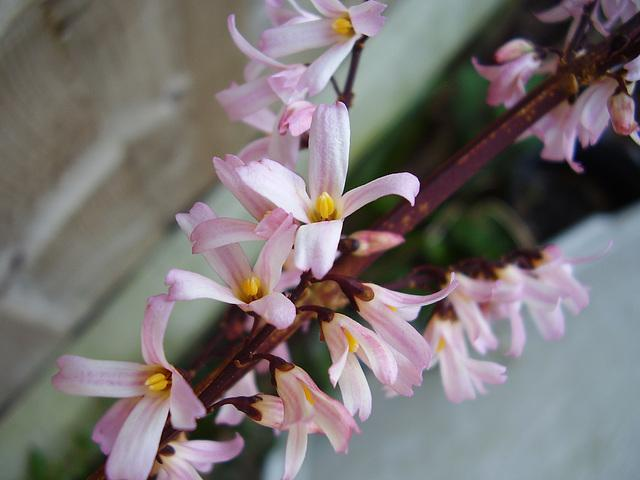
#> input picture python-code/opengl-learning/resources/images/f2.jpg, 640 x 480 px, found by its file name
$ jupyter execute '3.31-求和滤波.ipynb'   (shell and % lines are left out)
#> lines starting #> are read from the running program, lines starting #| are printed output that depends on the picture
# 求和滤波

[cell 1]
from skimage import data,color
import matplotlib.pyplot as plt
from skimage.morphology import disk
import skimage.io
import skimage.filters.rank as sfr
import numpy as np

[cell 2]
src = skimage.io.imread('../datas/f2.jpg')
#> src is the input picture: shape (480, 640, 3); mean R, G, B 120.8, 114.2, 114.3
gray =color.rgb2gray(src)
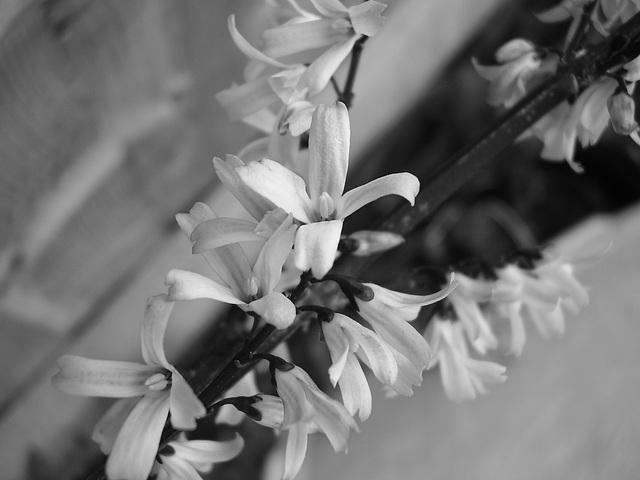
#> gray: shape (480, 640) float64; min 0.005, max 0.983, mean 0.453

[cell 3]
dst =sfr.sum(gray, disk(5))
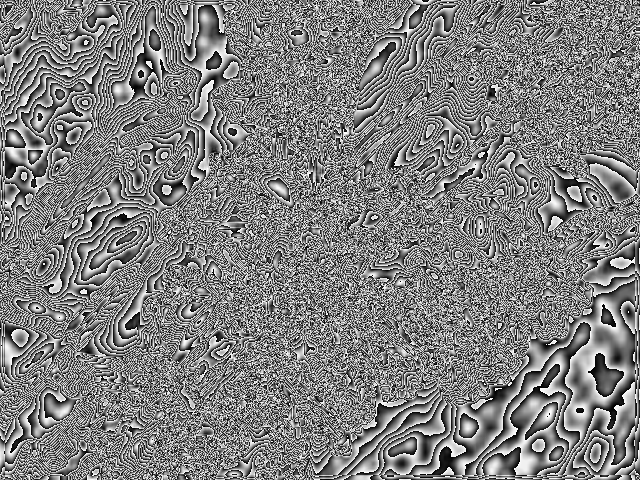
#> dst: shape (480, 640); min 0, max 255, mean 127.5

$ run again, with python-code/opengl-learning/resources/images/f1.jpg copied over python-code/opengl-learning/resources/images/f2.jpg
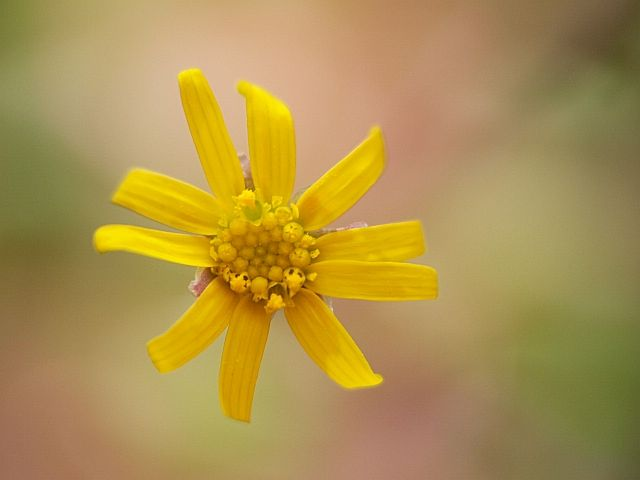
#> input picture python-code/opengl-learning/resources/images/f1.jpg, 640 x 480 px, found by its file name
#> src is the input picture: shape (480, 640, 3); mean R, G, B 173.2, 145.8, 78.8
#> `gray =color.rgb2gray(src)`:
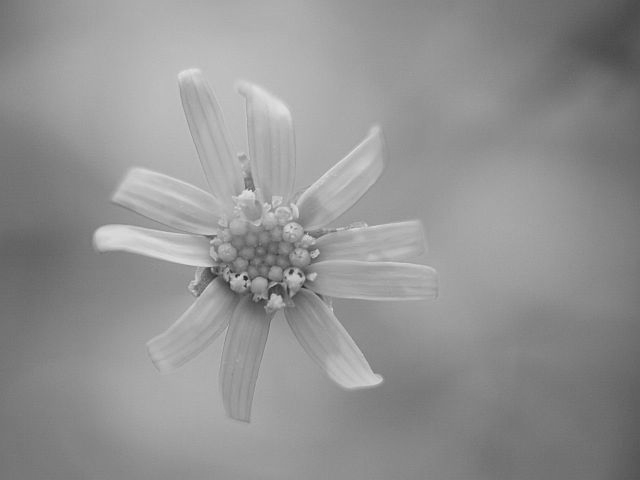
#> gray: shape (480, 640) float64; min 0.139, max 0.894, mean 0.576
#> `dst =sfr.sum(gray, disk(5))`:
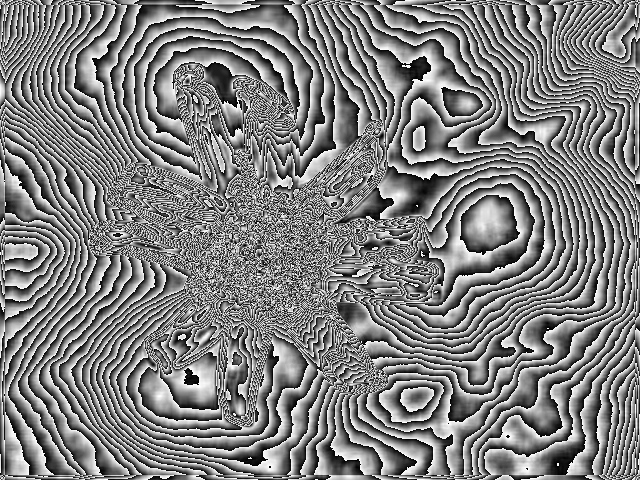
#> dst: shape (480, 640); min 0, max 255, mean 127.8

$ run again, with python-code/opengl-learning/resources/images/f3.jpg copied over python-code/opengl-learning/resources/images/f2.jpg
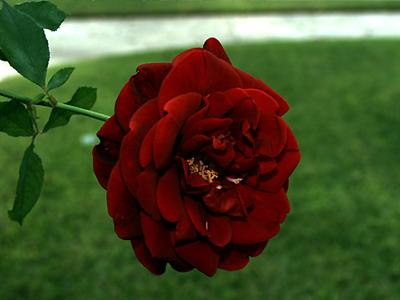
#> input picture python-code/opengl-learning/resources/images/f3.jpg, 400 x 300 px, found by its file name
#> src is the input picture: shape (300, 400, 3); mean R, G, B 72.4, 78.6, 41.2
#> `gray =color.rgb2gray(src)`:
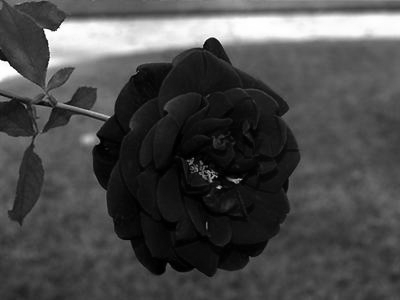
#> gray: shape (300, 400) float64; min 0, max 1, mean 0.293
#> `dst =sfr.sum(gray, disk(5))`:
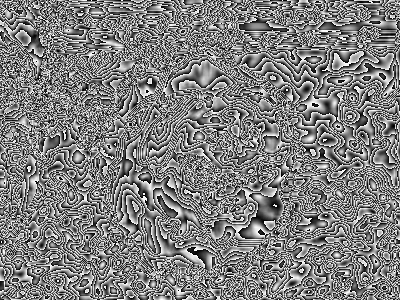
#> dst: shape (300, 400); min 0, max 255, mean 127.2

$ run again, with python-code/opengl-learning/resources/images/f4.jpg copied over python-code/opengl-learning/resources/images/f2.jpg
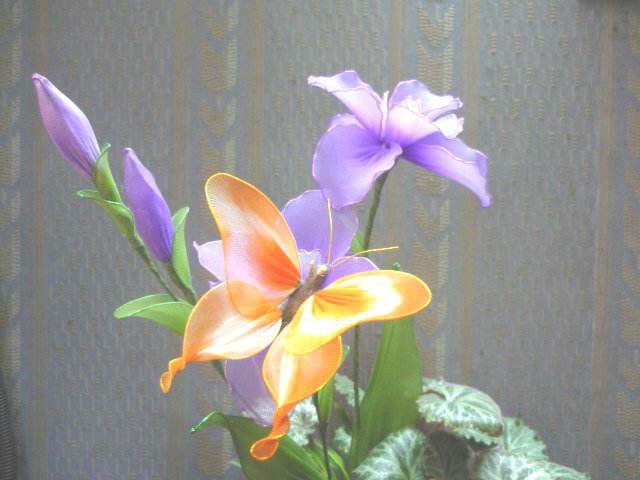
#> input picture python-code/opengl-learning/resources/images/f4.jpg, 640 x 480 px, found by its file name
#> src is the input picture: shape (480, 640, 3); mean R, G, B 150.1, 147.8, 142.8
#> `gray =color.rgb2gray(src)`:
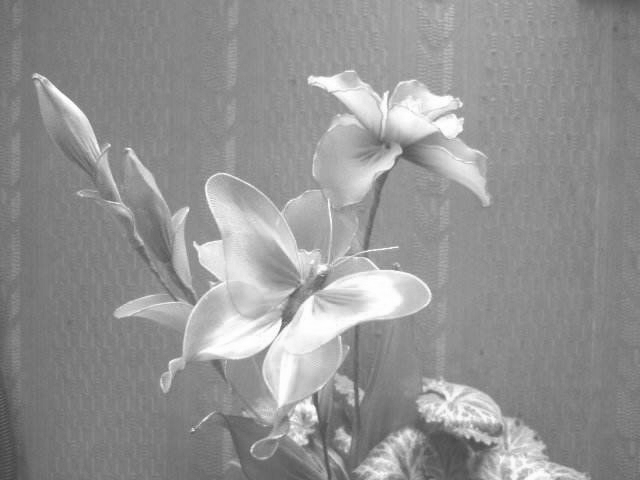
#> gray: shape (480, 640) float64; min 0.259, max 1, mean 0.58
#> `dst =sfr.sum(gray, disk(5))`:
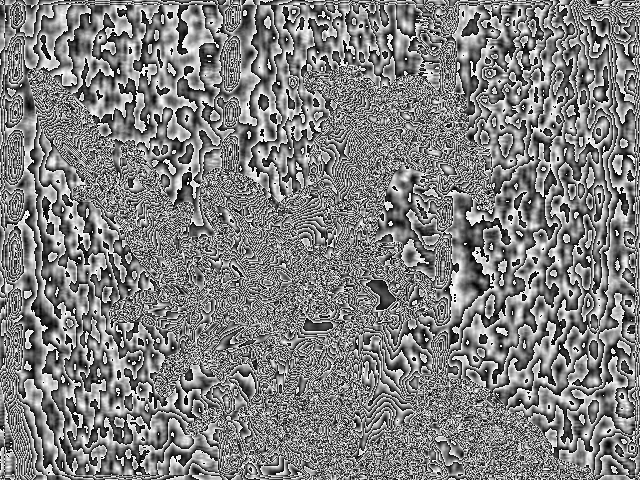
#> dst: shape (480, 640); min 0, max 255, mean 127.7
